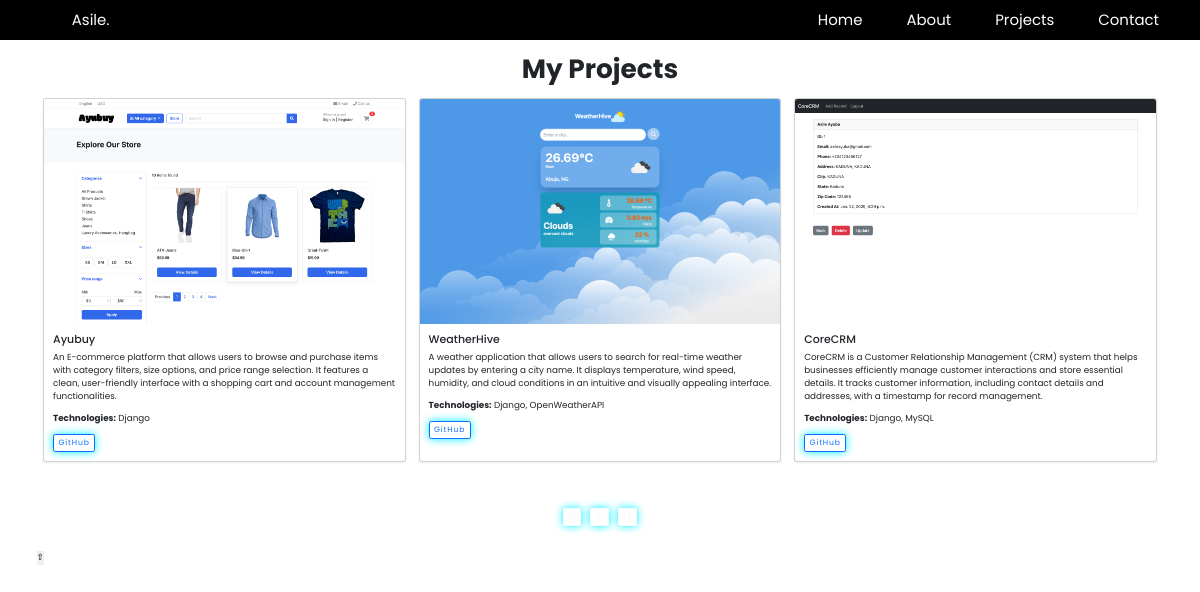
/projects/, run on the app's committed database.
### portfolio/models.py (models this page shows, shortened)
class Project(models.Model):
    title = models.CharField(max_length=200)
    description = models.TextField()
    technologies = models.CharField(max_length=225)
    github_link = models.URLField(blank=True, null=True)
    live_demo = models.URLField(blank=True, null=True)
    image = models.ImageField(upload_to='projects/', blank=True, null=True)
    created_at = models.DateTimeField(auto_now_add=True)

### portfolio/views.py (the view)
# urls.py: path('projects/', views.projects, name='projects'),
def projects(request):
    projects = Project.objects.all()
    return render(request, 'portfolio/projects.html', {'projects': projects})

### portfolio/templates/portfolio/projects.html (shortened to what this page needs)
{% extends 'base.html' %}
{% block content %}
<div class="container mt-3">
    <h2 class="text-center mb-4 display-5 fw-bold">My Projects</h2>
    <div class="row">
        {% for project in projects %}
        <div class="col-md-6 col-lg-4 mb-4">
            <div class="card shadow-sm h-100">
                {% if project.image %}
                <img src="{{ project.image.url }}" class="card-img-top" alt="{{ project.title }}">
                {% endif %}
                <div class="card-body">
                    <h5 class="card-title">{{ project.title }}</h5>
                    <p class="card-text">{{ project.description }}</p>
                    <p><strong>Technologies:</strong> {{ project.technologies }}</p>
                    <div class="d-flex justify-content-between">
                        {% if project.github_link %}
                        <a href="{{ project.github_link }}" class="btn btn-outline-primary btn-sm" target="_blank">GitHub</a>
                        {% endif %}
                    </div>
                </div>
            </div>
        </div>
        {% empty %}
        <p class="text-center">No projects available at the moment.</p>
        {% endfor %}
    </div>
</div>
{% include "footer.html" %}
{% endblock %}

### portfolio/templates/base.html (shortened to what this page needs)
{% load static %}
<!DOCTYPE html>
<html lang="en">
<head>
    <link rel="stylesheet" href="https://cdnjs.cloudflare.com/ajax/libs/font-awesome/6.4.2/css/all.min.css">
    <link rel="stylesheet" href="{% static 'css/style.css' %}">
    <link href="https://cdn.jsdelivr.net/npm/bootstrap@5.3.0/dist/css/bootstrap.min.css" rel="stylesheet">
</head>
<body>
    <header>
        <nav class="navbar navbar-expand-lg navbar-dark bg-black py-6">
            <div class="container">
                <a class="navbar-brand" href="{% url 'home' %}">Asile.</a>
                <div class="collapse navbar-collapse" id="navbarNav">
                    <ul class="navbar-nav ms-auto">
                        <li class="nav-item">
                            <a class="nav-link {% if request.resolver_match.url_name == 'home' %}active{% endif %}" href="{% url 'home' %}">Home</a>
                        </li>
                        <li class="nav-item">
                            <a class="nav-link {% if request.resolver_match.url_name == 'about' %}active{% endif %}" href="{% url 'about' %}">About</a>
                        </li>
                        <li class="nav-item">
                            <a class="nav-link {% if request.resolver_match.url_name == 'projects' %}active{% endif %}" href="{% url 'projects' %}">Projects</a>
                        </li>
                        <li class="nav-item">
                            <a class="nav-link {% if request.resolver_match.url_name == 'contact' %}active{% endif %}" href="{% url 'contact' %}">Contact</a>
                        </li>
                    </ul>
                </div>
            </div>
        </nav>
    </header>
    <div class="container mt-4">
        {% block content %} {% endblock %}
    </div>
</body>
</html>

### portfolio/templates/footer.html
<footer class="text-center text-white py-2 relative-bottom w-100 mb-4 mt-4" style="background: none; height: 50px;">
    <div class="container">
        <h6>Connect With Me</h6>
        <div class="d-flex justify-content-center mb-2">
            <a href="https://linkedin.com/in/asileayuba" class="btn btn-outline-light mx-2 btn-sm">
                <i class="fa-brands fa-linkedin"></i>
            </a>
            <a href="https://twitter.com/asileayuba" class="btn btn-outline-light mx-2 btn-sm">
                <i class="fa-brands fa-x-twitter"></i>
            </a>
            <a href="https://github.com/asileayuba" class="btn btn-outline-light mx-2 btn-sm">
                <i class="fa-brands fa-github"></i>
            </a>
        </div>
        <p class="mb-0 small">&copy; 2025 Asile Ayuba</p>
    </div>
</footer>
<button id="backToTop" title="Go to top">&#8679;</button>

### static/css/style.css (style rules this page uses)
* { margin: 0; padding: 0; box-sizing: border-box; text-decoration: none; border: none; outline: none; scroll-behavior: smooth; font-family: 'Poppins', sans-serif; }
:root { --bg-color: #1f242d; --second-bg-color: #323946; --text-color: #fff; --main-color: #0ef; }
html { font-size: 62.5%; overflow-x: hidden; }
body { background: var(--bg-color); color: var(--text-color); }
.navbar a { font-size: 1.7rem; color: var(--text-color); margin-left: 4rem; }
.navbar a:hover, .navbar a.active { color: var(--main-color); }
.btn { display: inline-block; padding: 1rem 2.8rem; background: var(--main-color); border-radius: 4rem; box-shadow: 0 0 1rem var(--main-color); font-size: 1.6rem; color: var(--second-bg-color); letter-spacing: .1rem; font-weight: 600; transition: .5s ease; }
@media (max-width: 1200px) { html { font-size: 55%; } }

### data on the page
Project: image (picture), title "Ayubuy", description "An E-commerce platform that allows users to browse and purchase items with category filters, size options, and price range selection. It features a clean, user-friendly interface with a shopping cart and account management functionalities.", technologies "Django"
Project: image (picture), title "WeatherHive", description "A weather application that allows users to search for real-time weather updates by entering a city name. It displays temperature, wind speed, humidity, and cloud conditions in an intuitive and visually appealing interface.", technologies "Django, OpenWeatherAPI"
Project: image (picture), title "CoreCRM", description "CoreCRM is a Customer Relationship Management (CRM) system that helps businesses efficiently manage customer interactions and store essential details. It tracks customer information, including contact details and addresses, with a timestamp for record management.", technologies "Django, MySQL"
